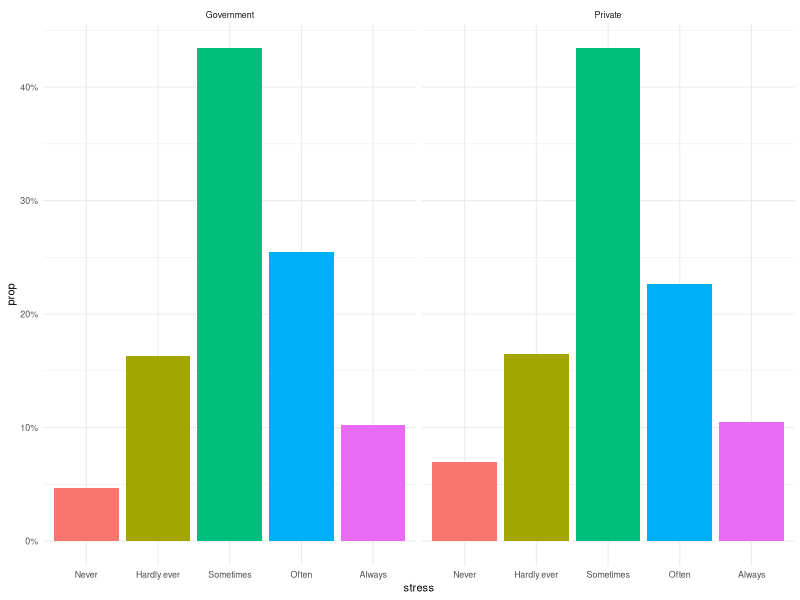

Here is the R script that generated this plot:
#### Preamble ####
# Purpose: Read in data from the GSS
# Prerequisites: Need to know where to get GSS data
# Author: Sagith Kalaichelvam and Youngho Kim
# Email: sagith.kalaichelvam@mail.utoronto.ca
# Date: 16 March 2023
# GitHub: https://github.com/YoungKim164/workstress
library(dplyr)
library(tidyverse) 
library(readxl)

# Reading the file
raw_data <- read_excel("inputs/data/GSS.xlsx")
clean_data <- raw_data %>% 
  select(wrkgovt, stress) %>% 
  filter(str_detect(wrkgovt, "Government|Private"),
         str_detect(stress, "Always|Often|Sometimes|Hardly ever|Never"))


positions <- c("Never", "Hardly ever", "Sometimes", "Often", "Always")

clean_data %>% 
  ggplot() +
  geom_bar(aes(x = stress,  y = ..prop.., group = wrkgovt, fill=factor(..x..))) +
  scale_x_discrete(limits = positions) +
  scale_y_continuous(labels = scales::percent) +
  facet_wrap(~wrkgovt) +
  theme_minimal(base_size = 8) +
  theme(legend.position="none")
